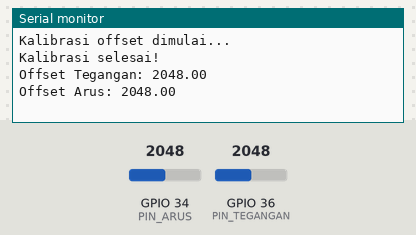
This sketch was run on a simulated ESP32. On the bench: the last lines printed to the serial monitor. The test bench sets the inputs (shaded band); at power-on: GPIO 34 (PIN_ARUS) = 2048, GPIO 36 (PIN_TEGANGAN) = 2048.

Above: at 10.2 s.
10.3 s: GPIO 34 (PIN_ARUS) set to 2866
At 12.2 s:
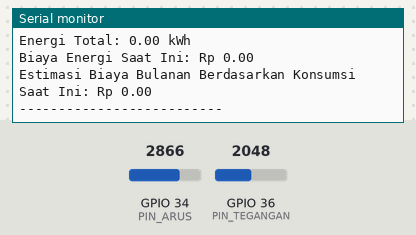
12.5 s: GPIO 36 (PIN_TEGANGAN) set to 2866
At 15.3 s:
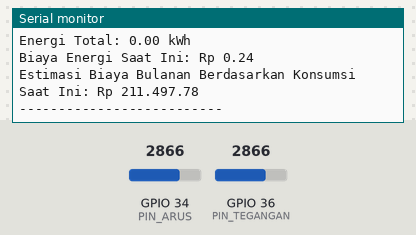

Measured:
- after the input at 10.3 s, the serial monitor: prints a new line after 0.71 s (image 1)
- after the input at 12.5 s, the serial monitor: prints a new line after 1.5 s (image 2)

The sketch:

ACS712_ZMPT101B_V_A_W_AH.ino
```cpp
#include <Arduino.h>

// Pin untuk modul ZMPT101B dan ACS712
#define PIN_TEGANGAN 36 // ZMPT101B
#define PIN_ARUS 34     // ACS712

// Variabel kalibrasi
float teganganKalibrasi = 100.0; // Kalibrasi ZMPT101B
float arusKalibrasi = 10.0;      // Kalibrasi ACS712

// Variabel untuk menyimpan offset
float offsetTegangan = 0;
float offsetArus = 0;

// Konfigurasi rata-rata pembacaan
const int sampleCount = 10; // Jumlah sampel untuk rata-rata
int delayPerSample = 100;   // Delay antar pembacaan (ms)

// Variabel untuk energi dan biaya
float totalEnergyKWh = 0.0; // Total energi dalam kWh
const float tarifPerKWh = 1352.0; // Tarif listrik (Rp/kWh)
unsigned long lastUpdateMillis = 0;

// Fungsi untuk memformat angka ke format rupiah
String formatRupiah(float value) {
  String result = String((int)value);
  int len = result.length();
  int insertPosition = len - 3;

  // Tambahkan titik setiap 3 digit dari belakang
  while (insertPosition > 0) {
    result = result.substring(0, insertPosition) + "." + result.substring(insertPosition);
    insertPosition -= 3;
  }

  // Tambahkan dua digit desimal
  int fraction = (value - (int)value) * 100;
  result += "." + String(fraction < 10 ? "0" : "") + String(fraction);

  return "Rp " + result;
}

void setup() {
  Serial.begin(115200);
  pinMode(PIN_TEGANGAN, INPUT);
  pinMode(PIN_ARUS, INPUT);

  Serial.println("Kalibrasi offset dimulai...");

  // Kalibrasi ulang beberapa kali untuk stabilitas
  for (int i = 0; i < 3; i++) {
    offsetTegangan = kalibrasiOffset(PIN_TEGANGAN);
    offsetArus = kalibrasiOffset(PIN_ARUS);
    delay(1000); // Tunggu sebelum pengambilan ulang
  }

  Serial.println("Kalibrasi selesai!");
  Serial.print("Offset Tegangan: ");
  Serial.println(offsetTegangan);
  Serial.print("Offset Arus: ");
  Serial.println(offsetArus);

  lastUpdateMillis = millis();
}

void loop() {
  float teganganAC = bacaNilai(PIN_TEGANGAN, offsetTegangan, teganganKalibrasi);
  float arusAC = bacaNilai(PIN_ARUS, offsetArus, arusKalibrasi);

  // Hitung daya aktif (Watt)
  float dayaAC = teganganAC * arusAC;

  // Hitung waktu berlalu dalam jam
  unsigned long currentMillis = millis();
  float elapsedHours = (currentMillis - lastUpdateMillis) / 3600000.0;
  lastUpdateMillis = currentMillis;

  // Tambahkan energi ke total (kWh)
  totalEnergyKWh += (dayaAC * elapsedHours) / 1000.0;

  // Hitung biaya energi (Rp)
  float biayaSaatIni = totalEnergyKWh * tarifPerKWh;

  // Hitung biaya berdasarkan konsumsi daya saat ini
  float estimasiBiayaBulanan = (dayaAC / 1000.0) * tarifPerKWh * 24 * 30; // 24 jam x 30 hari

  // Tampilkan hasil ke Serial Monitor
  Serial.println("--------------------------");
  Serial.print("Tegangan AC: ");
  Serial.print(teganganAC);
  Serial.println(" V");
  Serial.print("Arus AC: ");
  Serial.print(arusAC);
  Serial.println(" A");
  Serial.print("Daya Aktif: ");
  Serial.print(dayaAC);
  Serial.println(" W");
  Serial.print("Energi Total: ");
  Serial.print(totalEnergyKWh);
  Serial.println(" kWh");
  Serial.print("Biaya Energi Saat Ini: ");
  Serial.println(formatRupiah(biayaSaatIni));
  Serial.print("Estimasi Biaya Bulanan Berdasarkan Konsumsi Saat Ini: ");
  Serial.println(formatRupiah(estimasiBiayaBulanan));
  Serial.println("--------------------------");

  delay(1000); // Delay antar tampilan hasil
}

float kalibrasiOffset(int pin) {
  float total = 0;
  for (int i = 0; i < sampleCount; i++) {
    total += analogRead(pin);
    delay(delayPerSample);
  }
  return total / sampleCount; // Nilai rata-rata ADC
}

float bacaNilai(int pin, float offset, float kalibrasi) {
  float total = 0;
  for (int i = 0; i < sampleCount; i++) {
    int adcValue = analogRead(pin);
    float nilai = ((adcValue - offset) / 4095.0) * 3.3 * kalibrasi;
    total += nilai > 0 ? nilai : 0; // Pastikan nilai positif
    delay(delayPerSample);
  }
  return total / sampleCount;
}
```
